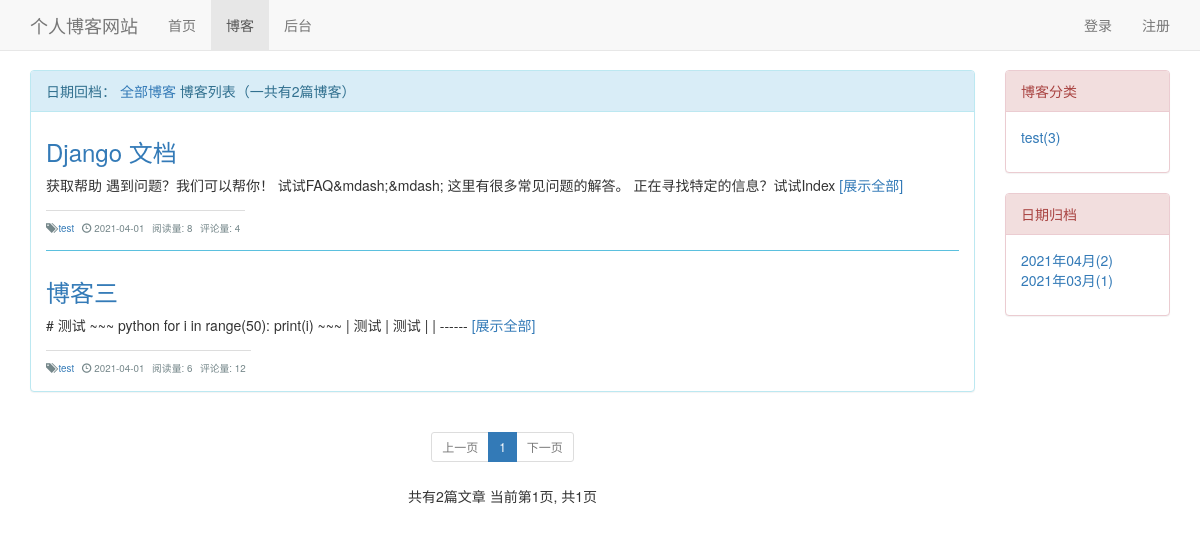
The app's page /blog/blogs_with_date/2021/4, older data.
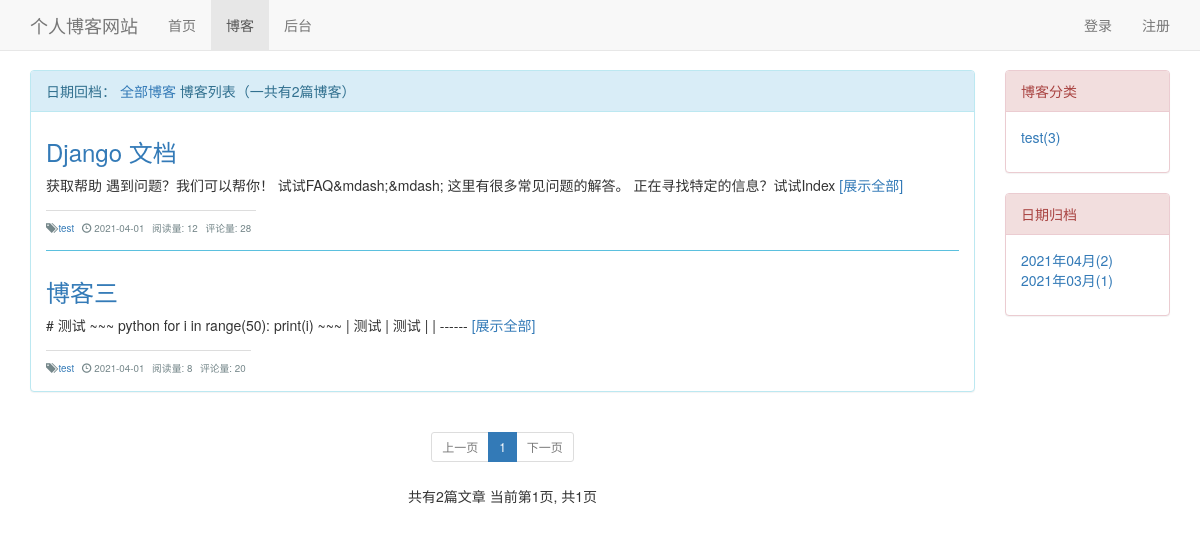
The same page, newer data.
### blog/models.py (models this page shows, shortened)
class Blog(models.Model, ReadNumExpandMethod):
    title = models.CharField(max_length=50)
    blog_type = models.ForeignKey(BlogType, on_delete=models.DO_NOTHING, related_name='blog')
    author = models.ForeignKey(User, on_delete=models.DO_NOTHING)
    content = RichTextUploadingField()
    read_details = GenericRelation(ReadDetail)
    create_time = models.DateTimeField(auto_now_add=True)
    last_updated_time = models.DateTimeField(auto_now=True)
    class Meta:
        db_table = 'Blog'
        ordering = ['-create_time']

class BlogType(models.Model):
    type_name = models.CharField(max_length=15)
    def __str__(self):
        return self.type_name
    class Meta:
        db_table = 'BlogType'

### read_statistics/models.py (models this page shows)
class ReadNum(models.Model):
    content_type = models.ForeignKey(ContentType, on_delete=models.CASCADE)
    object_id = models.PositiveIntegerField()
    content_object = GenericForeignKey('content_type', 'object_id')
    read_num = models.IntegerField(default=0)
    class Meta:
        db_table = 'ReadNum'

### blog/views.py (the view)
# urls.py: path('blogs_with_date/<int:year>/<int:month>', views.blogs_with_date, name='blogs_with_date'),
def blogs_with_date(request, year, month):
    blogs_all_list = Blog.objects.filter(create_time__year=year, create_time__month=month)
    context = get_blog_list_common_data(request, blogs_all_list)
    return render(request, 'blog/blogs_with_date.html', context)

### comment/templatetags/comment_tages.py (called while the page is built)
@register.simple_tag
def get_comment_count(obj):
    content_type = ContentType.objects.get_for_model(obj)
    return Comment.objects.filter(content_type=content_type, object_id=obj.pk).count()

### read_statistics/models.py (called while the page is built)
    def get_read_num(self):
        try:
            ct = ContentType.objects.get_for_model(self)
            readnum = ReadNum.objects.get(content_type=ct, object_id=self.pk)
            return readnum.read_num
        except exceptions.ObjectDoesNotExist:
            return 0

### templates/blog/blogs_with_date.html (shortened to what this page needs)
{% extends 'blog/blog_list.html' %}
{% block blog_list_title %}
    日期回档：{{ blogs_with_data }} <a href="{% url 'blog_list' %}">全部博客</a>
{% endblock %}

### templates/blog/blog_list.html (shortened to what the changed rows need)
{% extends 'base.html' %}
{% load static %}
{% load comment_tages %}
{% block head %}
    <link rel="stylesheet" href="{% static 'css/blog.css' %}">
{% endblock %}
{% block content %}
    <div class="container">
        <div class="row">
            <div class="col-xs-12 col-sm-8 col-md-8 col-lg-10">
                <div class="panel panel-info">
                    <div class="panel-body">
                        {% for blog in page_of_blogs.object_list %}
                            <div class="blog">
                                <a href="{% url 'blog_detail' blog.pk %}">
                                    <h3>{{ blog.title }}</h3>
                                </a>
                                <div>
                                    {{ blog.content|striptags|cut:"&nbsp;"|truncatechars:80 }} <a href="{% url 'blog_detail' blog.pk %}">[展示全部]</a>
                                </div>
                                <div class="blog-tags">
                                    <p class="blog-info">
                                        <span class="glyphicon glyphicon-tags" aria-hidden="true"></span>
                                        <span class="text_right">
                                            <a href="{% url "blog_with_type" blog.blog_type_id %}" >
                                                {{ blog.blog_type }}
                                            </a>
                                        </span>
                                        <span class="glyphicon glyphicon-time"
                                              aria-hidden="true"></span>
                                        <span class="text_right">{{ blog.create_time|date:'Y-m-d' }}</span>
                                        <span>阅读量:</span>
                                        <span class="text_right">{{ blog.get_read_num }}</span>
                                        <span>评论量:</span>
                                        <span class="text_right">{% get_comment_count blog %}</span>
                                    </p>
                                </div>
                            </div>
                        {% empty %}
                            <div class="blog">
                                <h3>暂无博客，敬请期待</h3>
                            </div>
                        {% endfor %}
                    </div>
                </div>
            </div>
        </div>
    </div>
{% endblock %}

Row changes from the older to the newer data that the page shows:
changed through a linked row, Blog "Django 文档": get_read_num "8" → "12"; id "4" → "28"
changed through a linked row, Blog "博客三": get_read_num "6" → "8"; id "12" → "20"
